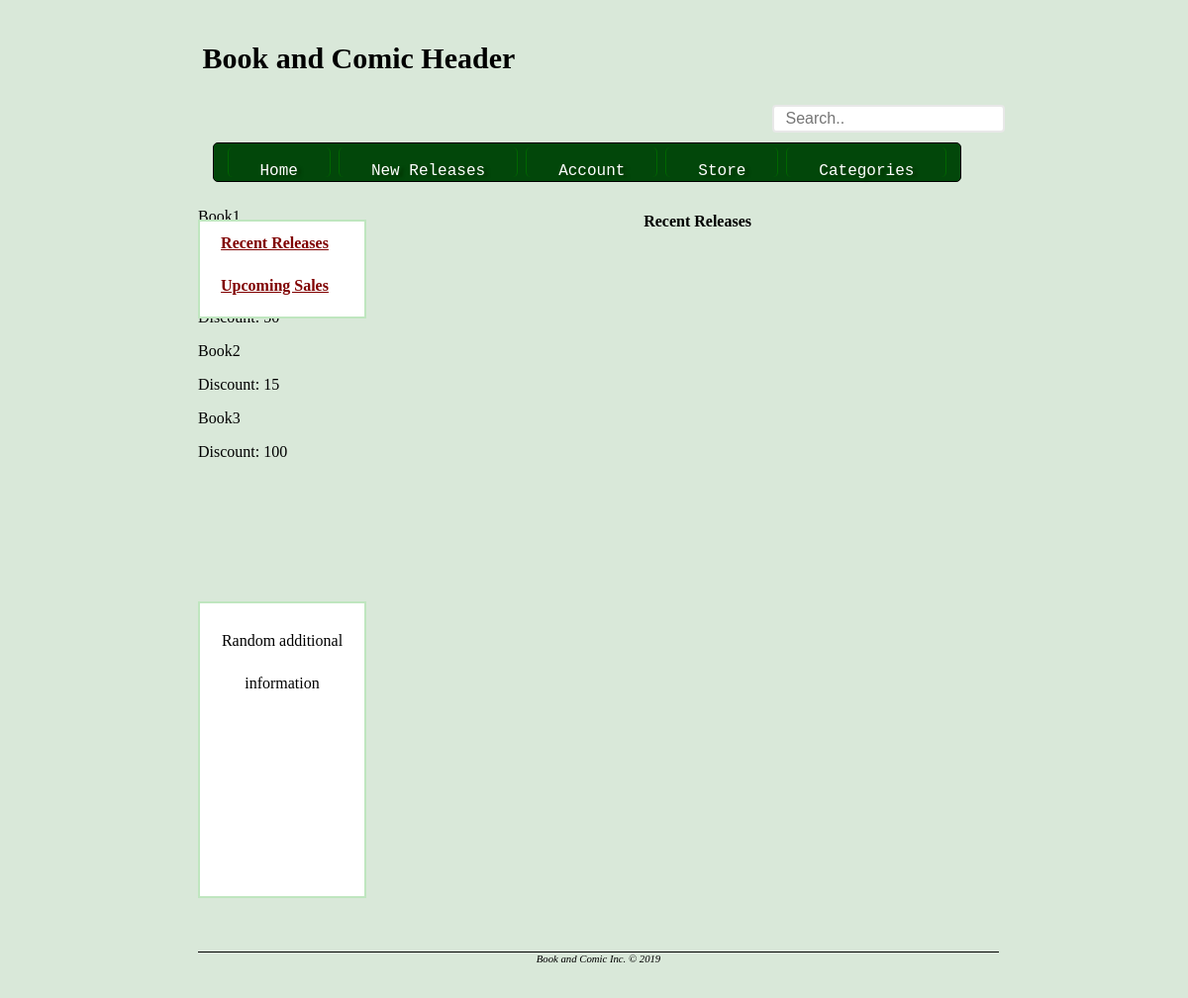
The app's page /includes/recentReleases.php with its own data.
### tables this page shows
create table membership (
	membership_id int unsigned auto_increment,
    user_id int unsigned,  
    discount INT NOT NULL,
    upcomingSales INT NOT NULL,
    recentRelease nvarchar(40),
    foreign key (user_id) references users (user_id)
		on delete set null,
    primary key (membership_id)
);

### includes/recentReleases.php (the view, shortened to what this page needs)
<?php
    $connection = new mysqli(
      'localhost', 'root', '', 'book_comic');
    $q = 'select * FROM membership';
    $result = $connection->query($q);
?>
  <h4 class="options" style="padding-right: 250px"> Recent Releases </h4>
  <div id="releases">
    <a href="recentReleases.php">Recent Releases</a>
    <a href="sales.php">Upcoming Sales</a>
  </div>
<?php
  if ($result) {
    foreach($result as $row) {
      echo "<p>{$row ['recentRelease']}</p>";
      echo "<p>Discount: {$row ['discount']}</p>";
    }
  }
?>
  <br><br><br><br><br><br><br>
  <div id="additional">
    <p> Random additional information<p>
  </div>
  <br><br>
<?php include ('footer.php'); ?>

### CSS/style.css (style rules this page uses)
#page-wrap { width: 800px; margin:auto; }
body { min-height: 100%; background-size: cover; background-color: #D9E8D9; background-repeat:no-repeat; background: linear-gradient( #BFE6BF to top, #D9E8D9) fixed; position: absolute; top: 12px; left: 50%; margin-left: -400px; margin-top: 0px; min-height: 100%; }
input.search { position: relative; left: 565px; top: -10px; border: 2px solid #e8e8e8; border-radius: 4px; font-size: 16px; height: 6px; background-color: white; padding: 12px; }
h3 { font-size: 30px; }
.center { margin: auto; width: 100%; padding: 10px; }
.button { background-color: #02470a; border-left: 1px solid #006600; border-right: 1px solid #006600; border-radius: 5px; color: white; padding: 15px 32px; text-align: center; text-decoration: none; text-shadow: 4px 2px 3px #003300; font-family: monospace; font-size: 20px; font-stretch: expanded; display: inline-block; font-size: 16px; font-weight: 300; margin: 4px 2px; height: 3px; }
.dropdown { position: relative; display: inline-block; }
#nav { list-style-type: none; margin: 0; padding: 20; background-color: #02470a; border-radius: 5px; border: 1px solid black; height: 40px; width: 97%; padding-left: 12px; }
li { float: left; }
li a, .dropbtn { background-color: #007b0f; color: white; //text in backdrop text-decoration: none; display: block; }
a, .other { background-color: ; color: #800000; font-weight: bolder; }
#releases { position: absolute; border: 2px solid #BFE6BF; background-color: #ffffff; height: 100px; width: 170px; top: 210px; line-height: 2.7; text-align: center; padding-right: 15px; }
#additional { border: 2px solid #BFE6BF; background-color: #ffffff; height: 300px; width: 170px; line-height: 2.7; text-align: center; }
.options { float: right; }
* { box-sizing: border-box; }

### records on screen
membership: recentRelease "Book1"
membership: recentRelease "Book2", discount "15"
membership: recentRelease "Book3", discount "100"
